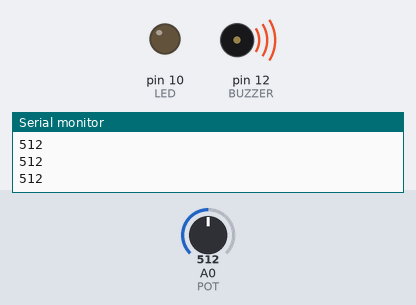
The sketch below on a simulated Arduino Uno, built with avr-gcc and run on an emulated ATmega328P. Shown: output pins drawn as LEDs (lit = HIGH), buzzer (waves = sounding, pin HIGH), the last lines printed to the serial monitor. Inputs (shaded band) come from the test bench; at power-on: A0 (POT) = 512.

Above: at 1.3 s.
1.4 s: A0 (POT) set to 495
At 2.7 s:
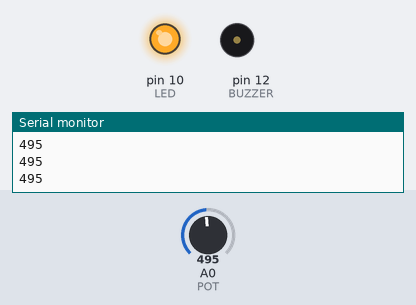
3.0 s: A0 (POT) set to 522
At 4.1 s:
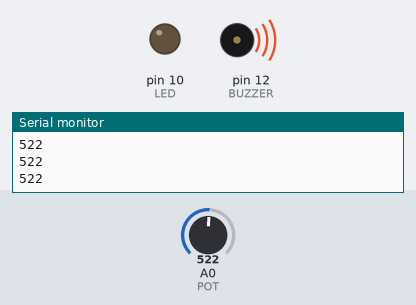
4.5 s: A0 (POT) set to 511
At 5.3 s:
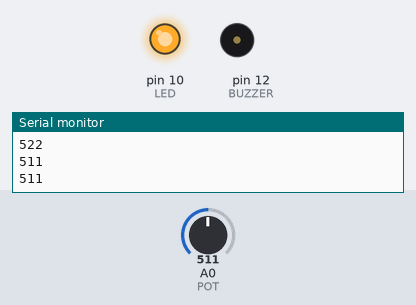
Timing chart, 0 to 7.5 s (numbered marks = the images above; inputs shaded):
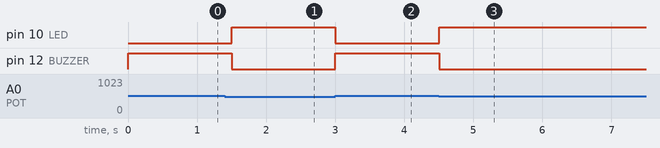

The sketch:

03-analogIn.ino
```cpp
// (licence header left out)
#define LED       10
#define POT       A0
#define BUZZER    12

int value;

/**
 * Setup Function
 */
void setup() {

  // Init Serial Interface at 9600 bps
  Serial.begin(9600);

  // Set Pin LED as Output
  pinMode(LED, OUTPUT);

  // Set Pin LED as Output
  pinMode(BUZZER, OUTPUT);
}

/**
 * Loop Function
 */
void loop() {

  // Obtain Analog Value
  value = analogRead(POT);

  // Print Value
  Serial.println(value);

  // Check Analog Value
  if (value < 512) {

    // Set LED in HIGH
    digitalWrite(LED, HIGH);

    // Set BUZZER in LOW
    digitalWrite(BUZZER, LOW);

  } else {

    // Set LED in HIGH
    digitalWrite(LED, LOW);

    // Set BUZZER in HIGH
    digitalWrite(BUZZER, HIGH);
  }

  // Delay 500 ms
  delay(500);
}
```

Measured:
- the behaviour switches between 512 and 511 on A0 (POT) (found by bisection; images 0 and 1)
- after the input at 1.4 s, pin 10 (LED): LOW → HIGH after 0.10 s; pin 12 (BUZZER): HIGH → LOW after 0.10 s
- after the input at 3.0 s, pin 10 (LED): HIGH → LOW at once; pin 12 (BUZZER): LOW → HIGH at once
- after the input at 4.5 s, pin 10 (LED): LOW → HIGH at once; pin 12 (BUZZER): HIGH → LOW at once
